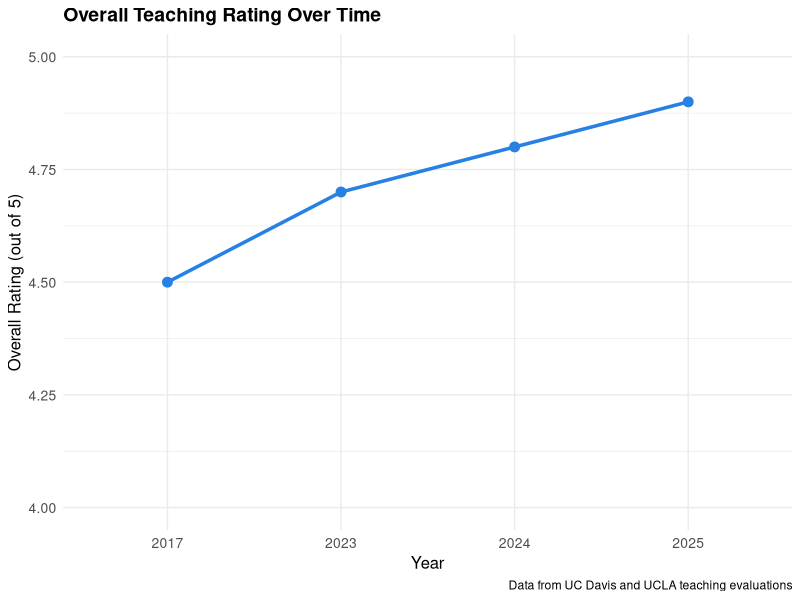
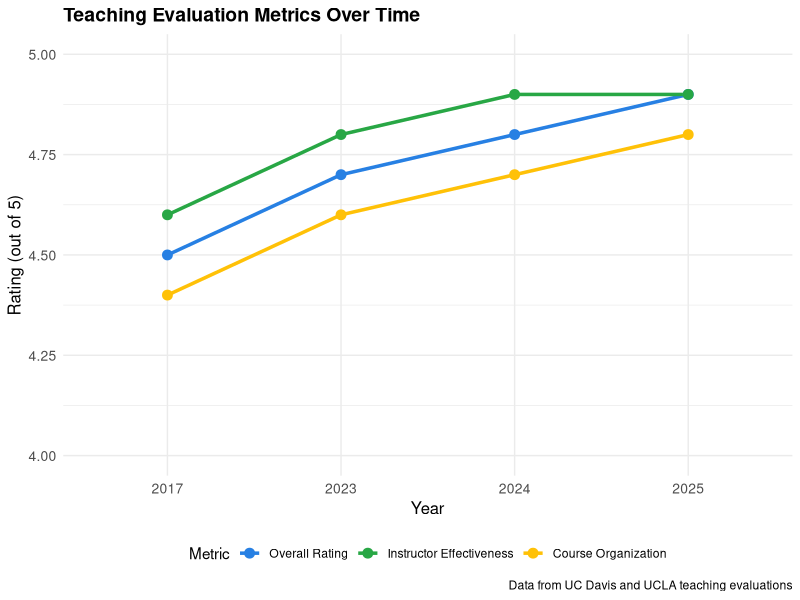

These figures' R source, in order:
## ---- chunk 1
#| echo: false
#| message: false
#| warning: false

library(ggplot2)
library(dplyr)

# Read evaluation data
evals <- read.csv("data/evals_data.csv")

# Convert year to factor for proper ordering
evals$year <- as.factor(evals$year)

# Create a plot of overall ratings over time
ggplot(evals, aes(x = year, y = overall_rating, group = 1)) +
  geom_line(color = "#2780E3", size = 1.2) +
  geom_point(color = "#2780E3", size = 3) +
  ylim(4.0, 5.0) +
  labs(
    title = "Overall Teaching Rating Over Time",
    x = "Year",
    y = "Overall Rating (out of 5)",
    caption = "Data from UC Davis and UCLA teaching evaluations"
  ) +
  theme_minimal() +
  theme(
    plot.title = element_text(face = "bold", size = 14),
    axis.title = element_text(size = 12),
    axis.text = element_text(size = 10)
  )
## ---- chunk 2
#| echo: false
#| message: false
#| warning: false

# Create a plot comparing different metrics
evals_long <- evals %>%
  select(year, overall_rating, instructor_effectiveness, course_organization) %>%
  tidyr::pivot_longer(
    cols = c(overall_rating, instructor_effectiveness, course_organization),
    names_to = "metric",
    values_to = "rating"
  )

# Clean up metric names for display
evals_long$metric <- factor(
  evals_long$metric,
  levels = c("overall_rating", "instructor_effectiveness", "course_organization"),
  labels = c("Overall Rating", "Instructor Effectiveness", "Course Organization")
)

ggplot(evals_long, aes(x = year, y = rating, color = metric, group = metric)) +
  geom_line(size = 1.2) +
  geom_point(size = 3) +
  ylim(4.0, 5.0) +
  labs(
    title = "Teaching Evaluation Metrics Over Time",
    x = "Year",
    y = "Rating (out of 5)",
    color = "Metric",
    caption = "Data from UC Davis and UCLA teaching evaluations"
  ) +
  scale_color_manual(values = c("#2780E3", "#28A745", "#FFC107")) +
  theme_minimal() +
  theme(
    plot.title = element_text(face = "bold", size = 14),
    axis.title = element_text(size = 12),
    axis.text = element_text(size = 10),
    legend.position = "bottom"
  )
